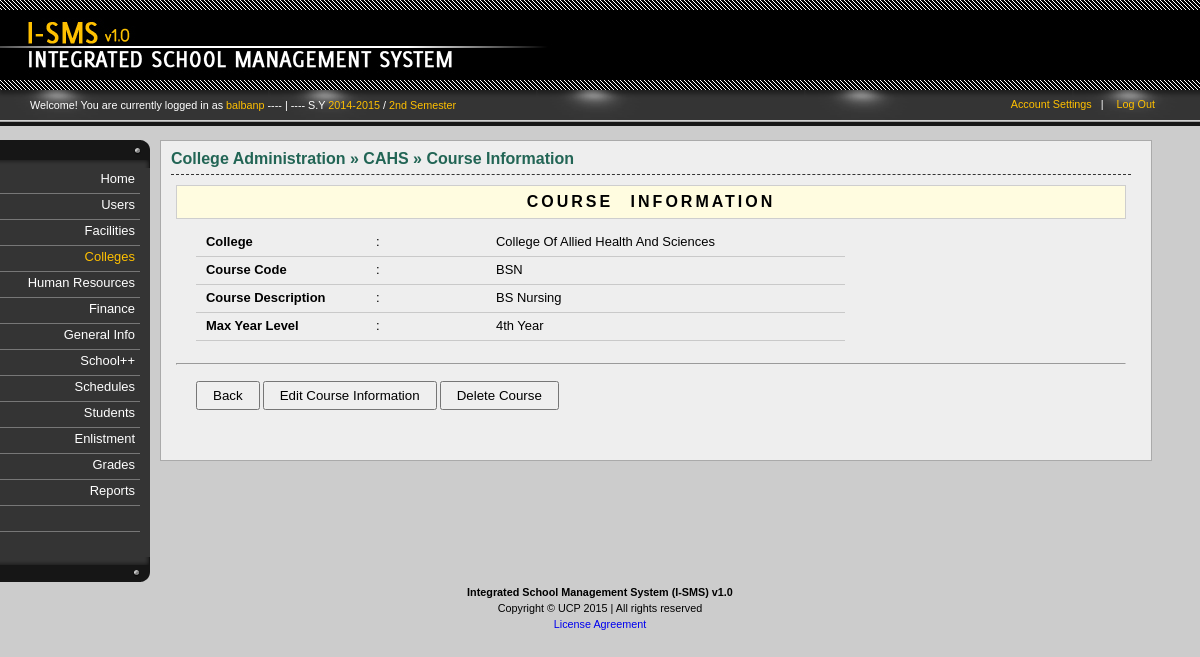
The app's page /colleges-course-view.php?id=2&cid=2 (signed in) with its own data.
### _system/_config/sys_config.php (called while the page is built, shortened)
<?php
		$DIR_SERVER_FOLDER = "";
		$DIR_CSS_DEFAULT = "http://" . $_SERVER['HTTP_HOST'] . $DIR_SERVER_FOLDER . "/design/default/css/";
?>

### _libs/classes/fix.inc.php (called while the page is built, shortened)
<?php
	class SchoolYear2{
		function __construct($year_id, $start, $end, $active){
			$this->start = $start;
			$this->end = $end;
		}
	}
	class Semester2{
		function __construct($semester_id, $description, $shorthand, $active){
			$this->description = $description;
		}
	}
	class FixManager{
		private $conn = null;
		function __construct($conn = null){
			if($conn !== null){
				$this->conn = $conn;
			} else {
				$this->error = "No defined connection.";
			}
		}
		function GetActiveSchoolYear(){
			$years = null;
			if($this->conn == null){
				$error = "No defined connection.";
				return null;
			} else {
				$conn = $this->conn;
				$query = "SELECT SchoolYearID, Start, End, Active FROM `sch-school_years` WHERE Active=1 ";
				$query .= "ORDER BY Start";
				$result = $conn->query($query);
				if($conn->error <> ""){
					$this->error = $conn->error;
				} else {
					$years = array();
					$ctr = 0;
					if($result->num_rows > 0){
						while($row = $result->fetch_assoc()){
							$years[$ctr] = new SchoolYear2($row['SchoolYearID'], $row['Start'], $row['End'], $row['Active']);
							$ctr++;
						}
					}
				}
			}
			return $years;
		}
		function GetActiveSemester(){
			$semesters = null;
			if($this->conn == null){
				$error = "No defined connection.";
				return null;
			} else {
				$conn = $this->conn;
				$query = "SELECT SemesterID, Description, Shorthand, Active FROM `sch-semesters` ";
				$query .= "WHERE 1=1 AND Active=1 ";
				$result = $conn->query($query);
				if($conn->error <> ""){
					$this->error = $conn->error;
				} else {
					$semesters = array();
					$ctr = 0;
					if($result->num_rows > 0){
						while($row = $result->fetch_assoc()){
							$semesters[$ctr] = new Semester2($row['SemesterID'], $row['Description'], $row['Shorthand'], $row['Active']);
							$ctr++;
						}
					}
				}
			}
			return $semesters;
		}
	}
?>

### _libs/classes/cllgs.inc.php (called while the page is built, shortened)
<?php
	class College{
		function __construct($college_id=null, $division=null, $code=null, $description=null, $created=null, $modified=null, $college_type=null){
			$this->code = $code;
		}
	}
	class CollegeManager{
		private $conn = null;
		function __construct($conn = null){
			if($conn !== null){
				$this->conn = $conn;
			} else {
				$this->error = "No defined connection.";
			}
		}
		function GetCollegeTypes($type_id = null){
			$types = null;
			if($this->conn == null){
				$error = "No defined connection.";
				return null;
			} else {
				$conn = $this->conn;
				$query = "SELECT TypeID, Description FROM `sch-college_type` ";
				if($type_id != null){
					$query .= "WHERE ";
					$query .= "TypeID=";
					$query .= $type_id;
					$query .= " ";
				}
				$query .= "ORDER BY Description ";
				$result = $conn->query($query);
				if($conn->error <> ""){
					$this->error = $conn->error;
				} else {
					$types = array();
					$ctr = 0;
					if($result->num_rows > 0){
						while($row = $result->fetch_assoc()){
							$types[$ctr] = new CollegeType($row['TypeID'], $row['Description']);
							$ctr++;
						}
					}
				}
			}
			return $types;
		}
		function GetColleges($college_id=null, $keyword=null){
			$colleges = null;
			if($this->conn == null){
				$error = "No defined connection.";
				return null;
			} else {
				$conn = $this->conn;
				$query = "SELECT CollegeID, Code, Description, ";
				$query .= "DivisionID, CollegeType, Created, Modified FROM `sch-colleges` ";
				if($college_id != null){
					$query .= "WHERE ";
					$query .= "CollegeID=";
					$query .= $college_id;
					$query .= " ";
				}
				$query .= "ORDER BY Description ";
				$result = $conn->query($query);
				if($conn->error <> ""){
					$this->error = $conn->error;
				} else {
					$colleges = array();
					$ctr = 0;
					if($result->num_rows > 0){
						$hndlr = new DivisionsManager($conn);
						while($row = $result->fetch_assoc()){
							$division = $hndlr->GetDivisions($row['DivisionID']);
							$college_type = $this->GetCollegeTypes($row['CollegeType']);
							$colleges[$ctr] = new College(
										$row['CollegeID'],
										$division,
										$row['Code'],
										$row['Description'],
										$row['Created'],
										$row['Modified'],
										$college_type
									);
							$ctr++;
						}
					}
				}
			}
			return $colleges;
		}
	}
	class Course{
		function __construct(
			$course_id, $code, $description,
			$college, $max_year_level, $created,
			$modified
		){
			$this->code = $code;
			$this->description = $description;
			$this->max_year_level = $max_year_level;
		}
	}
	class CourseManager{
		private $conn = null;
		function __construct($conn = null){
			if($conn !== null){
				$this->conn = $conn;
			} else {
				$this->error = "No defined connection.";
			}
		}
		function GetCoursesForDisplay($college_id = null, $course_id = null, $keyword = null){
			$courses = null;
			if($this->conn == null){
				$error = "No defined connection.";
				return null;
			} else {
				$conn = $this->conn;
				$query = "SELECT CourseID, Code, cl.Description, College, yl.Description AS MaxYearLevel, `Created`, Modified FROM `sch-course_list` cl ";
				$query .= "LEFT JOIN `sch-year_levels` yl ON yl.YearLevelID=cl.MaxYearLevel ";
				$query .= "WHERE 1=1 ";
				if($college_id != null){
					$query .= "AND ";
					$query .= "College=";
					$query .= $college_id;
					$query .= " ";
				}
				if($course_id != null){
					$query .= "AND ";
					$query .= "CourseID=";
					$query .= $course_id;
					$query .= " ";
				}
				$query .= "ORDER BY Description ";
				$result = $conn->query($query);
				if($conn->error <> ""){
					$this->error = $conn->error;
				} else {
					$courses = array();
					$ctr = 0;
					if($result->num_rows > 0){
						while($row = $result->fetch_assoc()){
							$courses[$ctr] = new Course(
														$row['CourseID'],
														$row['Code'],
														$row['Description'],
														$row['College'],
														$row['MaxYearLevel'],
														$row['Created'],
														$row['Modified']
													);
							$ctr++;
						}
					}
				}
			}
			return $courses;
		}
	}
?>

### _libs/classes/dvsns.inc.php (called while the page is built, shortened)
<?php
	class DivisionsManager{
		public $error = '';
		private $conn = null;
		function __construct($conn = null){
			if($conn !== null){
				$this->conn = $conn;
			} else {
				$this->error = "No defined connection.";
			}
		}
		function GetDivisions($division_id=null){
			$divisions = null;
			if($this->conn == null){
				$this->error[sizeof($this->error)] = "No defined connection.";
				return null;
			} else {
				$conn = $this->conn;
				$query = "SELECT DivisionID, Description FROM `sch-divisions` ";
				if($division_id != null){
					$query .= "WHERE ";
					$query .= "DivisionID=";
					$query .= $division_id;
					$query .= " ";
				}
				$query .= "ORDER BY Description ";
				$result = $conn->query($query);
				if($conn->error <> ""){
					$this->error[sizeof($this->error)] = $conn->error;
				} else {
					$divisions = array();
					$ctr = 0;
					if($result->num_rows > 0){
						while($row = $result->fetch_assoc()){
							$divisions[$ctr] = new Division($row['DivisionID'], $row['Description']);
							$ctr++;
						}
					}
				}
			}
			return $divisions;
		}
	}
?>

### colleges-course-view.php (the view, shortened to what this page needs)
<?php
	require_once("_system/_config/sys_config.php");
	require_once(CLASSLIST . "user.inc.php");
	require_once(CLASSLIST . "menu.inc.php");
	require_once(CLASSLIST . "dvsns.inc.php");
	require_once(CLASSLIST . "cllgs.inc.php");
		$description = "";
	if(isset($_SESSION['UserInfo'])){
		$UserInfo = unserialize($_SESSION['UserInfo']);
	} else {
		header("Location: index.php?error=2");
		exit();
	}
	$ISMS = new ISMSConnection(CONNECTION_TYPE);
	$conn = $ISMS->GetConnection();
	$hnd = new CollegeManager($conn);
	$hnd_c = new CourseManager($conn);
	if(isset($_GET['id']) && isset($_GET['cid'])){
		$id = (int) $_GET['id'];
		$cid = (int) $_GET['cid'];
		if($id <= 0){
			header("Location: colleges.php");
			exit();
		} else {
			$courses = $hnd_c->GetCoursesForDisplay($cid,$id);
			$colleges = $hnd->GetColleges($cid);
			if(sizeof($colleges) == 0 || sizeof($courses) == 0){
				$_SESSION['error'] = array("College or Course not found.");
				header("Location: colleges.php");
				exit();
			} else {
				$college = $colleges[0];
				$course = $courses[0];
				$code = $college->code;
				$description = $college->description;
				$course_code = $course->code;
				$course_description = $course->description;
				$course_level = $course->max_year_level;
			}
		}
	}
?>
<!DOCTYPE html PUBLIC "-//W3C//DTD XHTML 1.0 Transitional//EN" "http://www.w3.org/TR/xhtml1/DTD/xhtml1-transitional.dtd">
<html lang="en-US" xml:lang="en-US" xmlns="http://www.w3.org/1999/xhtml">
	<head>
<?php
	require_once("_system/_config/head_config.php");
	echo "<link rel=\"stylesheet\" href=\"" . $DIR_CSS_DEFAULT . "home.css\" />";
	echo "<link rel=\"stylesheet\" href=\"" . $DIR_CSS_DEFAULT . "verticalnav.css\" />";
	echo "<link rel=\"stylesheet\" href=\"" . $DIR_CSS_DEFAULT . "columns.css\" />";
	echo "<link rel=\"stylesheet\" href=\"" . $DIR_CSS_DEFAULT . "content.css\" />";
	echo "<link rel=\"stylesheet\" href=\"" . $DIR_CSS_DEFAULT . "actions.css\" />";
	echo "<link rel=\"stylesheet\" href=\"" . $DIR_CSS_DEFAULT . "tables.css\" />";
	echo "<link rel=\"stylesheet\" href=\"" . $DIR_CSS_DEFAULT . "tweaks.css\" />";
?>
	</head>
	<body id="college">
		<div id="container">
			<div id="header">
				<?php require_once("_system/main/banner.inc.php"); ?>
				<?php require_once("_system/main/dashboard.inc.php"); ?>
			</div><?php  ?>
			<div id="body">
				<div class="content">
					<div class="column" id="column-first">
						<?php require_once("_system/main/mainmenu.inc.php"); ?>
					</div>
					<div class="column" id="column-second">
						<div class="inner">
							<h1>
								<span class="Highlight">College Administration &raquo; <?php echo $code; ?> &raquo; Course Information</span>
							</h1>
							<form action="employment-employee-process.php" method="post">
								<div class="table_form">
									<h2>COURSE INFORMATION</h2>
									<table class="form subject_view" cellspacing="0">
										<tr class="info">
											<td>College</td>
											<td class="column">:</td>
											<td><?php echo $description; ?></td>
											<td></td>
										</tr>
										<tr class="info">
											<td>Course Code</td>
											<td class="column">:</td>
											<td><?php echo $course_code; ?></td>
											<td></td>
										</tr>
										<tr class="info">
											<td>Course Description</td>
											<td class="column">:</td>
											<td><?php echo $course_description; ?></td>
											<td></td>
										</tr>
										<tr class="info">
											<td>Max Year Level</td>
											<td class="column">:</td>
											<td><?php echo $course_level; ?></td>
											<td></td>
										</tr>
										<tr class="input">
											<td colspan="4"></td>
										</tr>
									</table>
									<hr class="form_top"/>
									<table class="form" cellspacing="0">
										<tr class="button">
											<td colspan="2">
												<input type="button" class="button" value="Back" onclick="window.location='colleges-view.php?id=<?php echo $cid; ?>';"/>
												<input type="button" class="button" onclick="window.location='colleges-course-edit.php?id=<?php echo $id; ?>&cid=<?php echo $cid; ?>';" value="Edit Course Information" />
												<input type="button" class="button" onclick="if(confirm('Are you sure you want to delete this course? Click OK to continue.')){
															window.location='colleges-course-process.php?id=<?php echo $id; ?>&cid=<?php echo $cid; ?>&action=delete';
														}
													" value="Delete Course" />
											</td>
										</tr>
									</table>
								</div>
							</form>
						</div>
					</div>
				</div>
			</div><?php  ?>
			<div id="footer">
				<?php require_once("_system/main/footer.inc.php"); ?>
			</div><?php  ?>
		</div>
	</body>
</html>

### _system/main/dashboard.inc.php (shortened to what this page needs)
<div id="dashboard">
	<div class="inner">
		<p class="greetings">Welcome! You are currently logged in as
			<span class="highlight">
				<?php echo $UserInfo->username; ?>
			</span>
			<?php
				require_once(CLASSLIST . 'fix.inc.php');
				$ISMS2 = new ISMSConnection(CONNECTION_TYPE);
				$conn2 = $ISMS2->GetConnection();
				$dash = new FixManager($conn2);
				$tmp_sy = $dash->GetActiveSchoolYear();
				$tmp_sem = $dash->GetActiveSemester();
				$curr_sy = $tmp_sy[0]->start . "-" . $tmp_sy[0]->end;
				$curr_sem = $tmp_sem[0]->description;
				if(isset($curr_sy)){
					echo " ---- | ---- S.Y <span class=\"highlight\">" . $curr_sy;
					echo "</span> / <span class=\"highlight\">" . $curr_sem . "</span>";
				}
			?>
		</p>
		<div class="options">
			<ul>
				<li><a href="account-settings.php">Account Settings</a>&nbsp;&nbsp;&nbsp;|</li>
				<li><a href="logout.php">Log Out</a></li>
			</ul>
		</div>
	</div>
</div>

### design/default/css/general.css (style rules this page uses)
html { font: 67.5% Arial, Tahoma, Verdana, "Times New Roman"; }
body { font-size: 100%; background-color: #f0efef; background-color: #ccc; background-image: url(../images/logo.png); padding-bottom: 20px; }
#header { height: 90px; background-color: #000; }
p { line-height: 1.5em; }

### design/default/css/home.css (style rules this page uses)
#header { margin-bottom: 50px; }
#dashboard .inner { display: block; height: 24px; padding: 7px 0px 5px 30px; background-image: url("../images/dashboard.png"); background-color: #000; position:relative; }
#dashboard .options { position: absolute;right: 35px;top: 9px; width: 200px; text-align: right; }
#dashboard .options a { color: #ffc000; text-decoration: none }
#dashboard .options ul li { display: inline; margin-right: 10px; color: #fff; }
#dashboard .greetings { margin-top: 0px; color: #fff; }
#dashboard .inner .greetings .highlight { color: #ffc000; }

### design/default/css/columns.css (style rules this page uses)
.content div.column { float: left; }
#column-first { width: 160px; }
#column-second { width: 80%; background-color: #eee; border: 1px solid #aaa; padding: 10px 20px 30px 10px; color: 333; overflow: hidden; }

### design/default/css/content.css (style rules this page uses)
div#body { padding-bottom: 20px; }
div#column-second h1 { font-size: 16px; padding: 10px 30px 7px 0px; border-bottom: 1px dashed #333; margin-top: 10px; }
div#column-second h1:first-child { font-size: 16px; padding: 0px 30px 7px 0px; border-bottom: 1px dashed #333; margin-top: 0px; border-top: 0; }
div#column-second h1 span.Highlight { color: #226555; font-weight: bold; }

### design/default/css/tables.css (style rules this page uses)
div.table_form { margin: 10px 5px 10px 5px; }
div.table_form td { min-width: 100px; }
div.table_form tr.button td { height: 50px; vertical-align: middle; }
div.table_form input.button { padding: 5px 15px 5px 15px; }
div.table_form table.form { margin-left: 20px; }
hr.form_top { margin-top: 10px; }
div.table_form h2 { text-align: center; background-color: #f5f5f5; padding: 8px 10px 8px 10px; border: 1px solid #cecece; margin-bottom: 10px; text-transform: capitalize; background-color: #fffce0; letter-spacing: 3px; font-size: 16px; word-spacing: 10px; font-weight: bold; }
table tr.info td { padding: 7px 10px 7px 10px; font-size: 1.2em; border-bottom: 1px solid #c9c9c9; }
table tr.info td:first-child { font-weight: bold; }
table.subject_view tr.info td:first-child { width: 150px; }
table.form tr.input td { padding: 2px 10px 10px 10px; }

### records on screen
sch-school_years: curr_sy "2014-2015"
sch-semesters: Description "2nd Semester"
sch-colleges: Code "CAHS"
sch-course_list: Code "BSN", Description "BS Nursing", sch-year_levels.Description "4th Year"

### other values on screen
$UserInfo->username "balbanp"
$MenuItem->display "Home"
$MenuItem->display "Users"
$MenuItem->display "Facilities"
$MenuItem->display "Colleges"
$MenuItem->display "Human Resources"
$MenuItem->display "Finance"
$MenuItem->display "General Info"
$MenuItem->display "School++"
$MenuItem->display "Schedules"
$MenuItem->display "Students"
$MenuItem->display "Enlistment"
$MenuItem->display "Grades"
$MenuItem->display "Reports"
$description "College Of Allied Health And Sciences"
